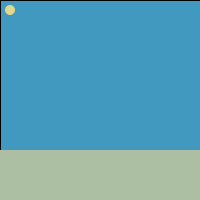
Frame 1 (no input)
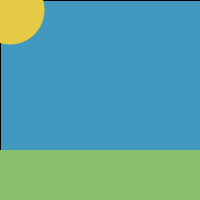
Frame 60 (the mouse pressed at the canvas centre just before this capture)
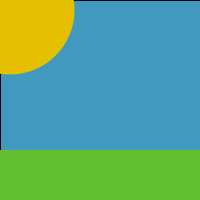
Frame 120 (the mouse held since frame 60 and released just before this capture)

The Processing sketch that drew these frames (run headless with seeded random() and noise(); from frame 60 on, the mouse is pressed at the canvas centre):

// Processing sketch: processing_18491
// ── processing_18491.pde

void setup(){
  size(200,200);
  background(200);
  colorMode(HSB,width);
  fill(110,130,150);
  rect(0,0,width,075*height);
  frameRate(5);
}
int x=0;
void draw(){
  noStroke();
  fill(28,x+80,180);
  ellipse(10,10,x+10,x+10);
  fill(55,x+30,150);
  rect(0,0.75*height,width,0.5*height);
  x++;
}
void mousePressed(){
  stroke(75,160,150);
  strokeWeight(2);
  line(mouseX,mouseY,mouseX,mouseY+30);
  stroke(0,140,180);
  strokeWeight(5);
  line(mouseX-5,mouseY-5,mouseX+5,mouseY+5);
  line(mouseX-5,mouseY+5,mouseX+5,mouseY-5);
  noStroke();
  fill(28,150,180);
  ellipse(mouseX,mouseY,6,6);
}
